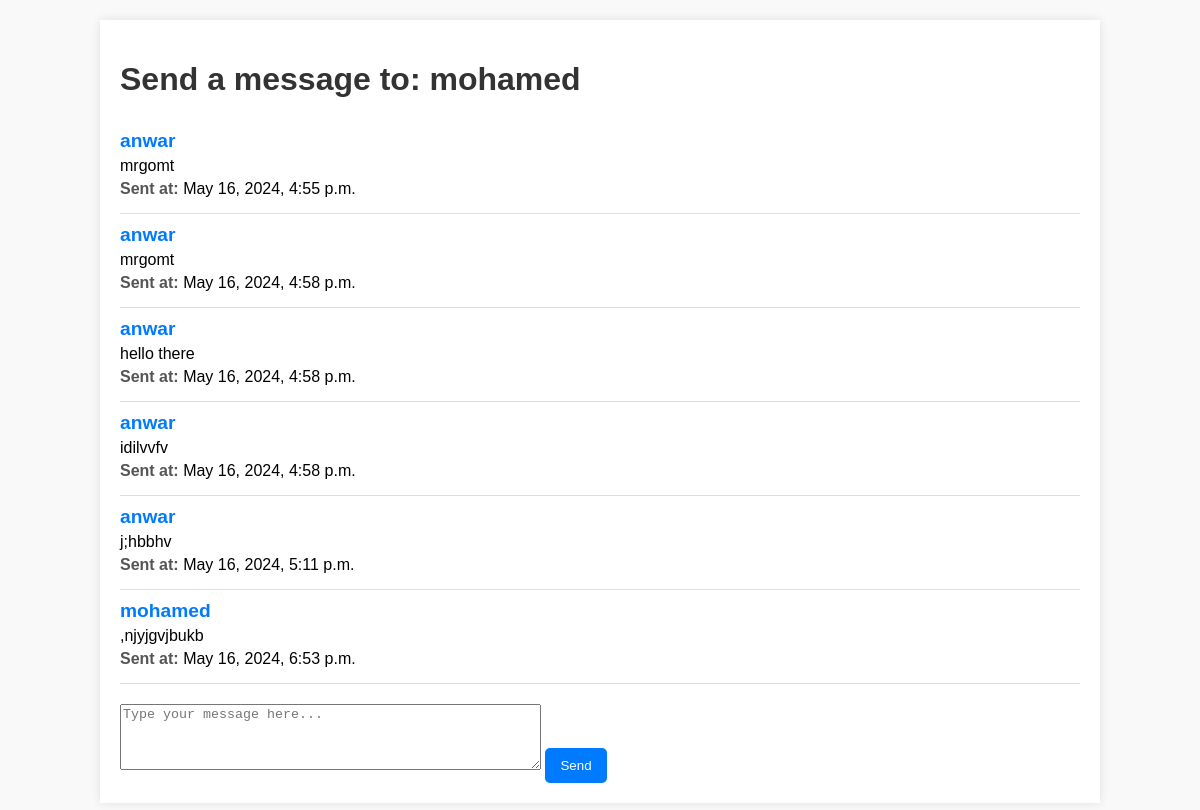
The app's page /message/6, older data.
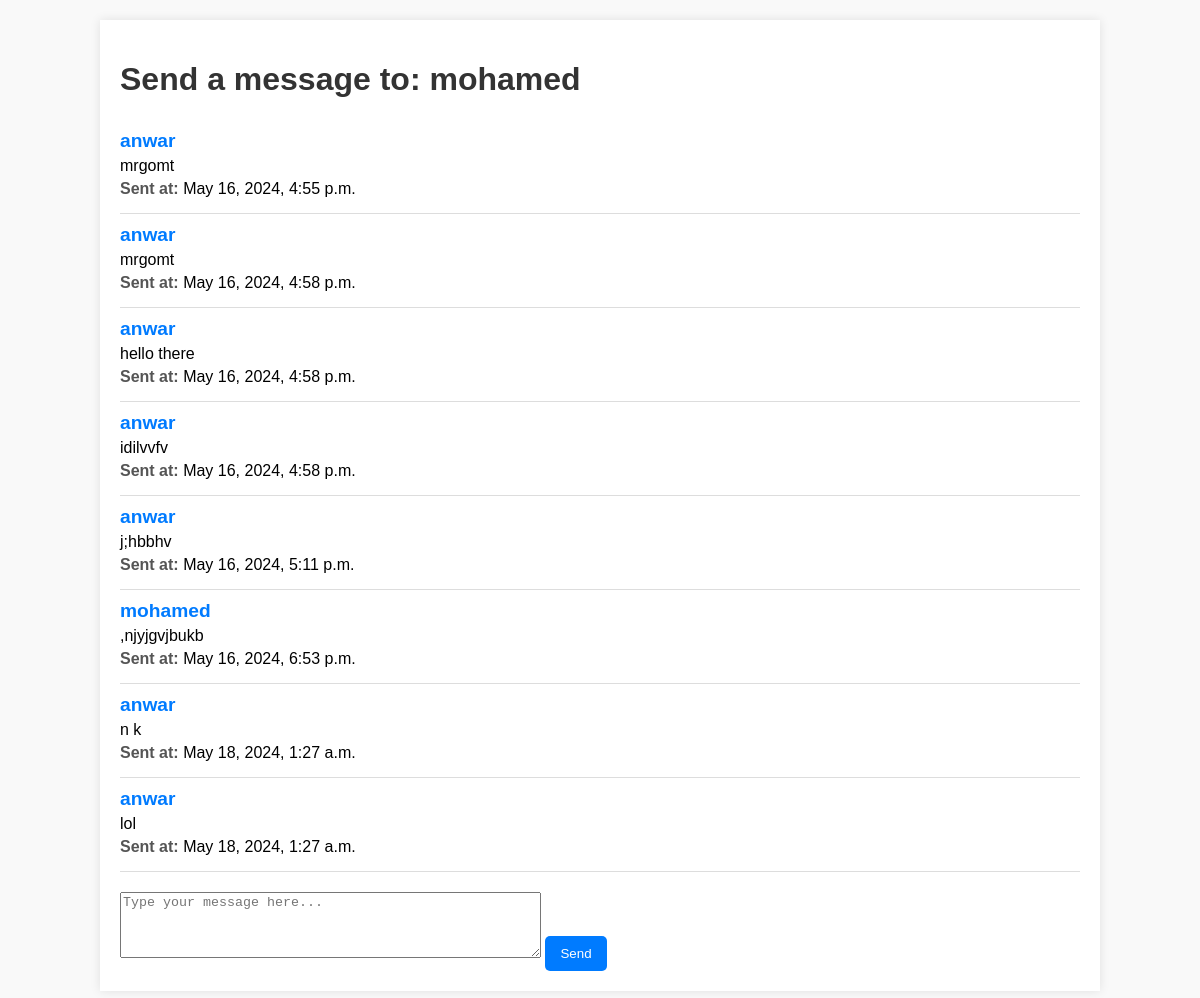
The same page, newer data.
### api/models.py (models this page shows, shortened)
class Message(models.Model):
    body=models.TextField()
    sender=models.ForeignKey(User,on_delete=models.CASCADE,related_name='sender')
    date=models.DateTimeField(auto_now_add=True)
    receiver=models.ForeignKey(User,on_delete=models.SET_NULL,related_name='receiver',null=True)

### api/views.py (the view)
# urls.py: path('message/<str:userid>',TanmirtMessage,name='message'),
def TanmirtMessage(request,userid):
    messages=Message.objects.all()
    receiver=User.objects.get(pk=userid)
    if request.method=='POST':
        form=MessageForm(request.POST)
        if form.is_valid():
            instance=form.save(commit=False)
            instance.sender=request.user
            instance.receiver=receiver
            instance.save()
            return redirect('message',userid=userid)
    else:
        form=MessageForm()
    context={'receiver':receiver , 'form':form,'messages':messages}
    return render(request,'messages.html',context)

### api/forms.py
class MessageForm(ModelForm):
    class Meta:
        model=Message
        fields=[
            'body'
        ]
        widgets = {
            'body': forms.Textarea(attrs={
                'class': 'form-control',
                'placeholder': 'Type your message here...',
                'rows': 4,
                'cols': 50
            }),
        }
        labels = {
            'body': '',
        }

### templates/messages.html (shortened to what this page needs)
<!DOCTYPE html>
<html lang="en">
<head>
    {%load static %}
    <link rel="stylesheet" href="{% static 'css/messages.css' %}">
</head>
<body>
    <div class="container">
        <h1>Send a message to: {{ receiver.username }}</h1>
        {% for message in messages %}
        <div class="message">
            <h1>{{ message.sender.username }}</h1>
            <p>{{ message.body }}</p>
            <p><strong>Sent at:</strong> {{ message.date }}</p>
        </div>
        {% endfor %}
        <form method="post">
            {{ form.body }}
            <button type="submit">Send</button>
        </form>
    </div>
</body>
</html>

Row changes from the older to the newer data that the page shows:
added Message: sender.username "anwar", body "n k", date "May 18, 2024, 1:27 a.m."
added Message: sender.username "anwar", body "lol", date "May 18, 2024, 1:27 a.m."
